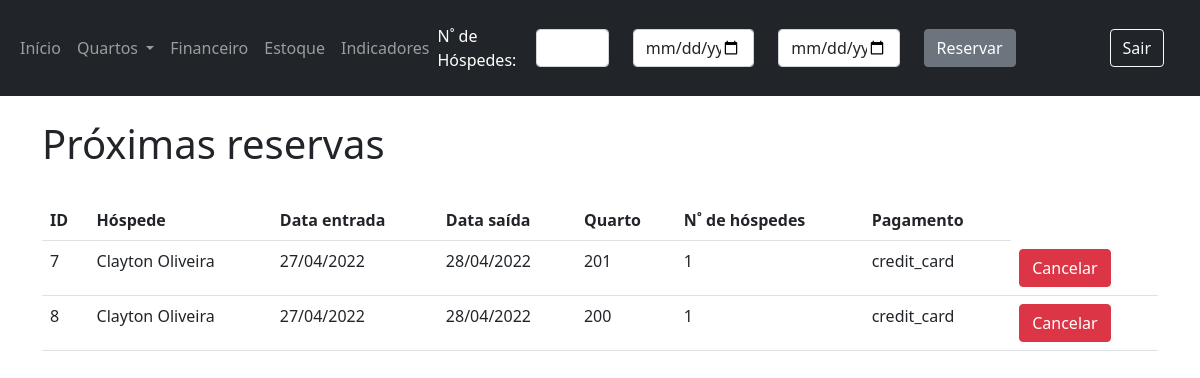
The app's page /lista-reservas/ (signed in) with its own data.
### app/models.py (models this page shows)
class Reservation(db.Model):
    id = db.Column(db.Integer, primary_key=True)
    user_id = db.Column(db.Integer, db.ForeignKey('users.id'))
    room_id = db.Column(db.Integer, db.ForeignKey('Rooms.id'))
    guest_id = db.Column(db.Integer, db.ForeignKey('guests.id'))
    total_guests = db.Column(db.Integer)
    check_in = db.Column(db.DateTime)
    check_out = db.Column(db.DateTime)
    payment_type = db.Column(db.String(20)) #Enum?
    status = db.Column(db.Enum(Status), default=Status.ATIVO)

class Guest(db.Model):
    __tablename__ = 'guests'
    id = db.Column(db.Integer, primary_key=True)
    hotel_id = db.Column(db.Integer, db.ForeignKey('Hotels.id'))
    address_id = db.Column(db.Integer, db.ForeignKey('Addresses.id'))
    name = db.Column(db.String(50))
    email = db.Column(db.String(50))
    phone = db.Column(db.String(20))
    cpf = db.Column(db.String(15))
    birthday = db.Column(db.DateTime)

class Rooms(db.Model):
    __tablename__ = 'Rooms'
    id = db.Column(db.Integer, primary_key=True)
    hotel_id = db.Column(db.Integer, db.ForeignKey('Hotels.id'))
    number = db.Column(db.Integer)
    name = db.Column(db.String(30))
    kind = db.Column(db.String(15))
    phone_extension = db.Column(db.String(15))
    price = db.Column(db.REAL)
    guest_limit = db.Column(db.Integer)
    status = db.Column(db.String(15))
    created_at = db.Column(db.DateTime, default=dt.now())

### app/views.py (the view)
@app.route('/lista-reservas/')
@login_required
def lista_reservas():
    user_id = g.user.get_id()
    return listar_reservas(user_id)

### app/forms.py
class VerificarDisponibilidade(FlaskForm):
	total_guests = IntegerField('Quantidade de héspedes', validators=[DataRequired()])
	check_in = DateField('Data Entrada', validators=[DataRequired()])
	check_out = DateField('Data Saída', validators=[DataRequired()])
	submeter = SubmitField('Reservar')

### app/models.py (called while the page is built)
    def get_id(self):
        return self.id

    def get_profile(self):
        return self.profile

    def get_hotel_id(self):
        return self.hotel_id

### app/scripts/adicionar_reserva.py (called while the page is built)
def listar_reservas(user_id):
  form_reserva = VerificarDisponibilidade()
  user = User.query.filter_by(id=user_id).first()
  hotel = Hotels.query.filter_by(id=user.hotel_id).first()
  if user.profile not in ['admin', 'gerente', 'recepcionista']:
    return '<h1>Erro! Você não pode acessar este conteúdo!</h1>'
  reservas = db.session.query(Reservation, Guest, Rooms)\
    .join(Guest)\
    .join(Rooms)\
    .filter(Rooms.hotel_id == hotel.id, Reservation.status == Status.ATIVO)\
    .order_by(Reservation.check_in).all()
  return render_template('lista_reservas.html', reservas=reservas, form_reserva=form_reserva)

### app/views.py (called while the page is built)
@login_manager.user_loader
def load_user(id):
    return User.query.get(int(id))

@app.before_request
def before_request():
    g.user = current_user

### app/templates/lista_reservas.html (shortened to what this page needs)
{% extends 'base.html' %}
{% block content %}
    <div class="mt-4">
        <h1>Próximas reservas</h1>
    <br>
    </div>
    <table class="table table-hover">
        <tr>
            <th>ID</th>
            <th>Hóspede</th>
            <th>Data entrada</th>
            <th>Data saída</th>
            <th>Quarto</th>
            <th>N˚ de hóspedes</th>
            <th>Pagamento</th>
        </tr>
        {% for reserva, guest, room in reservas: %}
            <tr>
                <td>{{ reserva.id }}</td>
                <td>{{ guest.name }}</td>
                <td>{{ reserva.check_in.strftime("%d/%m/%Y") }}</td>
                <td>{{ reserva.check_out.strftime("%d/%m/%Y") }}</td>
                <td>{{ room.number }}</td>
                <td>{{ reserva.total_guests }}</td>
                <td>{{ reserva.payment_type }}</td>
                <td>
                    <button type="button" class="btn btn-danger" data-bs-toggle="modal"
                            data-bs-target="#Modal_{{ reserva.id }}"
                            value="{{ reserva.id }}" id="hotel_{{ reserva.id }}">
                        Cancelar
                    </button>
                </td>
            </tr>
        {% endfor %}
    </table>
{% endblock %}

### records on screen
Reservation: id "7", name "Clayton Oliveira", check_in "27/04/2022", check_out "28/04/2022", number "201", total_guests "1", payment_type "credit_card"
Reservation: id "8", name "Clayton Oliveira", check_in "27/04/2022", check_out "28/04/2022", number "200", total_guests "1", payment_type "credit_card"
